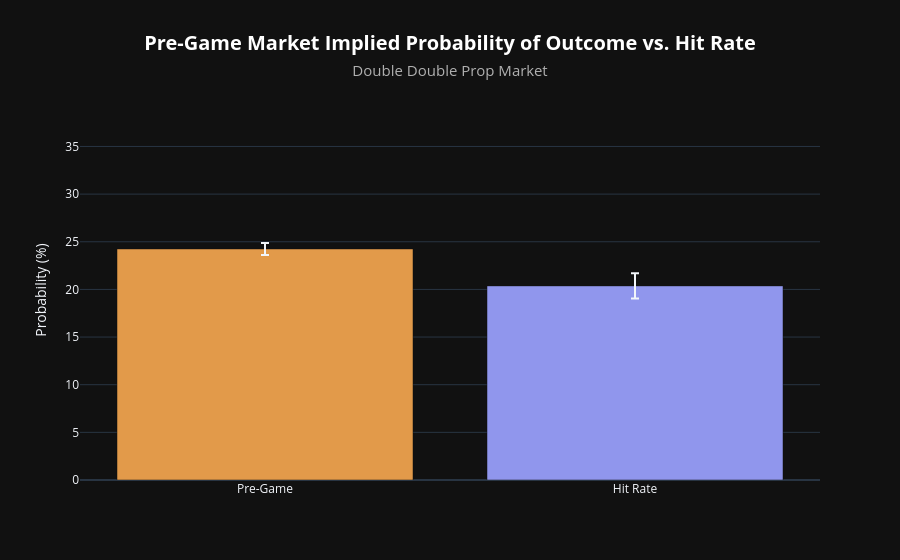

Here is the notebook cell this chart was saved with:
### Code cell
# Comparison Analysis
# Note, hover over bars for t-test

graph_comparison(
    df           = double_double_df,
    graph_title  = "Double Double",
    n_req_trades = 500,
    ci           = 0.95,
)

### Figure 1 — Plotly figure (JSON) as saved in the notebook; plotly's stock layout.template omitted (floating-point values rounded to 4 significant figures)
{"data": [{"error_y": {"array": [0.6309], "type": "data", "visible": true}, "hovertemplate": "<b>Pre-Game:</b> 24.25%<br><b>Hit Rate:</b> 20.37%<br><b>Paired t-test:</b><br>&nbsp;&nbsp;• t = 6.38<br>&nbsp;&nbsp;• p = 0.0000<br>&nbsp;&nbsp;• n (markets) = 3,618<extra></extra>", "marker": {"color": "#E29A4A"}, "name": "Pre-Game", "type": "bar", "x": ["Pre-Game"], "y": [24.25]}, {"error_y": {"array": [1.313], "type": "data", "visible": true}, "hovertemplate": "<b>Pre-Game:</b> 24.25%<br><b>Hit Rate:</b> 20.37%<br><b>Paired t-test:</b><br>&nbsp;&nbsp;• t = 6.38<br>&nbsp;&nbsp;• p = 0.0000<br>&nbsp;&nbsp;• n (markets) = 3,618<extra></extra>", "marker": {"color": "#9096ED"}, "name": "Hit Rate", "type": "bar", "x": ["Hit Rate"], "y": [20.37]}], "layout": {"barmode": "group", "legend": {"title": {"text": ""}}, "paper_bgcolor": "#111111", "plot_bgcolor": "#111111", "showlegend": false, "title": {"font": {"color": "#ffffff", "size": 20}, "text": "<b>Pre-Game Market Implied Probability of Outcome vs. Hit Rate</b><br><span style='font-size: 15px; color: #b0b0b0;'>Double Double Prop Market</span>", "x": 0.5, "xanchor": "center"}, "yaxis": {"range": [0, 39.88], "title": {"text": "Probability (%)"}}}}
